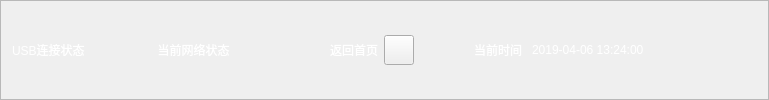
    <widget class="QFrame" name="headline_frame">
     <property name="sizePolicy">
      <sizepolicy hsizetype="Expanding" vsizetype="Preferred">
       <horstretch>0</horstretch>
       <verstretch>0</verstretch>
      </sizepolicy>
     </property>
     <property name="styleSheet">
      <string notr="true">#headline_frame
{
background-color: rgba(0, 0, 0, 100);
}</string>
     </property>
     <property name="frameShape">
      <enum>QFrame::StyledPanel</enum>
     </property>
     <property name="frameShadow">
      <enum>QFrame::Raised</enum>
     </property>
     <layout class="QHBoxLayout" name="horizontalLayout_3" stretch="4,1,2,4,1,4,0,1,4,4">
      <item>
       <widget class="QLabel" name="label">
        <property name="styleSheet">
         <string notr="true">color: rgb(255, 255,255);
font: 75 14pt &quot;Microsoft YaHei UI&quot;;</string>
        </property>
        <property name="text">
         <string>USB连接状态 </string>
        </property>
        <property name="alignment">
         <set>Qt::AlignRight|Qt::AlignTrailing|Qt::AlignVCenter</set>
        </property>
       </widget>
      </item>
      <item>
       <widget class="QLabel" name="usb_connect_state">
        <property name="sizePolicy">
         <sizepolicy hsizetype="Fixed" vsizetype="Fixed">
          <horstretch>0</horstretch>
          <verstretch>0</verstretch>
         </sizepolicy>
        </property>
        <property name="minimumSize">
         <size>
          <width>30</width>
          <height>30</height>
         </size>
        </property>
        <property name="maximumSize">
         <size>
          <width>30</width>
          <height>30</height>
         </size>
        </property>
        <property name="styleSheet">
         <string notr="true">border-image: url(:/new/prefix1/pictures/断开链接.png);</string>
        </property>
        <property name="text">
         <string/>
        </property>
       </widget>
      </item>
      <item>
       <spacer name="horizontalSpacer_5">
        <property name="orientation">
         <enum>Qt::Horizontal</enum>
        </property>
        <property name="sizeHint" stdset="0">
         <size>
          <width>31</width>
          <height>18</height>
         </size>
        </property>
       </spacer>
      </item>
      <item>
       <widget class="QLabel" name="label_2">
        <property name="styleSheet">
         <string notr="true">color: rgb(255, 255,255);
font: 75 14pt &quot;Microsoft YaHei UI&quot;;</string>
        </property>
        <property name="text">
         <string>当前网络状态 </string>
        </property>
        <property name="alignment">
         <set>Qt::AlignRight|Qt::AlignTrailing|Qt::AlignVCenter</set>
        </property>
       </widget>
      </item>
      <item>
       <widget class="QLabel" name="net_status">
        <property name="sizePolicy">
         <sizepolicy hsizetype="Fixed" vsizetype="Fixed">
          <horstretch>0</horstretch>
          <verstretch>0</verstretch>
         </sizepolicy>
        </property>
        <property name="minimumSize">
         <size>
          <width>30</width>
          <height>30</height>
         </size>
        </property>
        <property name="maximumSize">
         <size>
          <width>30</width>
          <height>30</height>
         </size>
        </property>
        <property name="styleSheet">
         <string notr="true">#net_status{border-image: url(:/new/prefix1/pictures/网络断开.png);}</string>
        </property>
        <property name="text">
         <string/>
        </property>
       </widget>
      </item>
      <item>
       <spacer name="horizontalSpacer_9">
        <property name="orientation">
         <enum>Qt::Horizontal</enum>
        </property>
        <property name="sizeHint" stdset="0">
         <size>
          <width>40</width>
          <height>20</height>
         </size>
        </property>
       </spacer>
      </item>
      <item>
       <widget class="QLabel" name="label_4">
        <property name="styleSheet">
         <string notr="true">color: rgb(255, 255,255);
font: 75 16pt &quot;Microsoft YaHei UI&quot;;</string>
        </property>
        <property name="text">
         <string>返回首页</string>
        </property>
        <property name="alignment">
         <set>Qt::AlignRight|Qt::AlignTrailing|Qt::AlignVCenter</set>
        </property>
       </widget>
      </item>
      <item>
       <widget class="QPushButton" name="return_home">
        <property name="sizePolicy">
         <sizepolicy hsizetype="Fixed" vsizetype="Fixed">
          <horstretch>0</horstretch>
          <verstretch>0</verstretch>
         </sizepolicy>
        </property>
        <property name="minimumSize">
         <size>
          <width>30</width>
          <height>30</height>
         </size>
        </property>
        <property name="maximumSize">
         <size>
          <width>30</width>
          <height>30</height>
         </size>
        </property>
        <property name="styleSheet">
         <string notr="true">QPushButton:enabled
{
	border-image: url(:/new/prefix1/pictures/返回.png);
}

QPushButton:hover
{
	border-image: url(:/new/prefix1/pictures/返回_green.png);
}

</string>
        </property>
        <property name="text">
         <string/>
        </property>
       </widget>
      </item>
      <item>
       <spacer name="horizontalSpacer_6">
        <property name="orientation">
         <enum>Qt::Horizontal</enum>
        </property>
        <property name="sizeHint" stdset="0">
         <size>
          <width>65</width>
          <height>18</height>
         </size>
        </property>
       </spacer>
      </item>
      <item>
       <layout class="QHBoxLayout" name="horizontalLayout_5" stretch="1,4">
        <item>
         <widget class="QLabel" name="label_3">
          <property name="styleSheet">
           <string notr="true">color: rgb(255, 255,255);
font: 75 14pt &quot;Microsoft YaHei UI&quot;;</string>
          </property>
          <property name="text">
           <string>当前时间 </string>
          </property>
         </widget>
        </item>
        <item>
         <widget class="QLabel" name="now_time">
          <property name="minimumSize">
           <size>
            <width>225</width>
            <height>30</height>
           </size>
          </property>
          <property name="maximumSize">
           <size>
            <width>225</width>
            <height>30</height>
           </size>
          </property>
          <property name="styleSheet">
           <string notr="true">color: rgb(255, 255,255);
font: 75 14pt &quot;Microsoft YaHei UI&quot;;</string>
          </property>
          <property name="text">
           <string>2019-04-06 13:24:00</string>
          </property>
         </widget>
        </item>
       </layout>
      </item>
     </layout>
    </widget>
